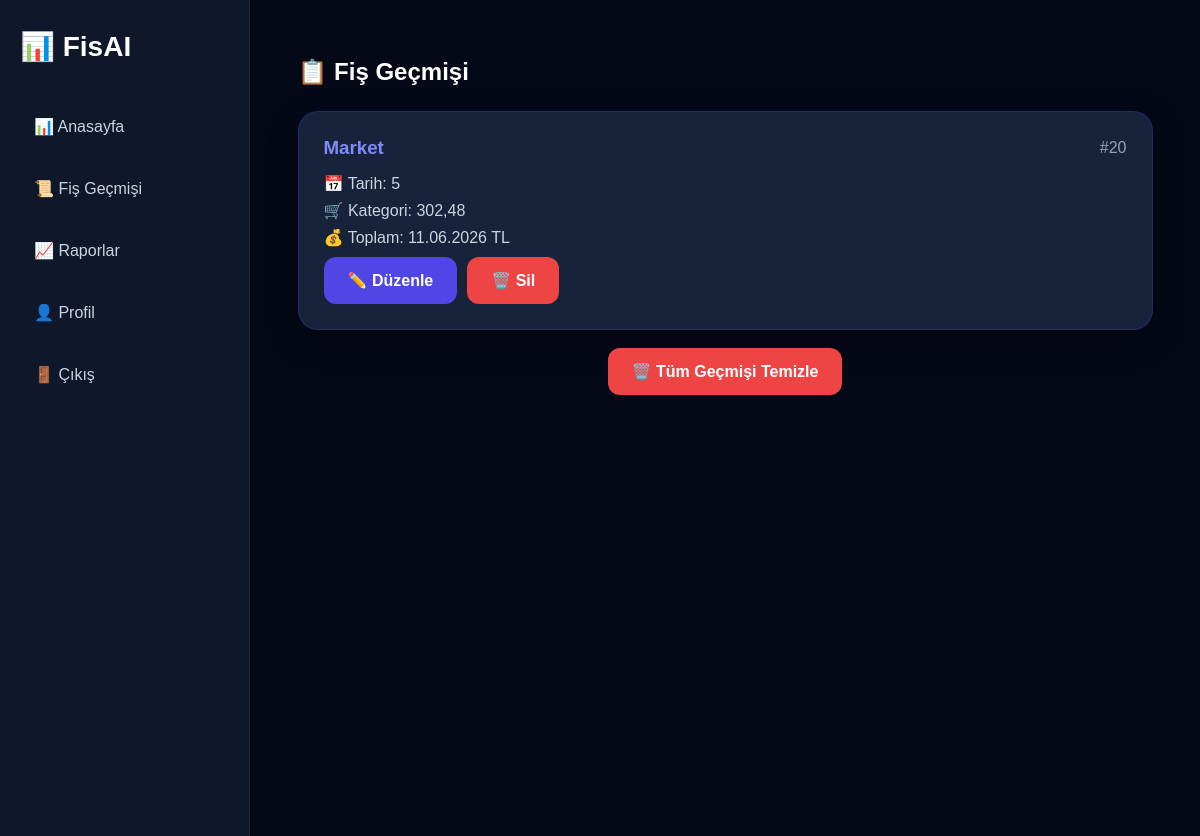
The app's page /receipts (signed in), older data.
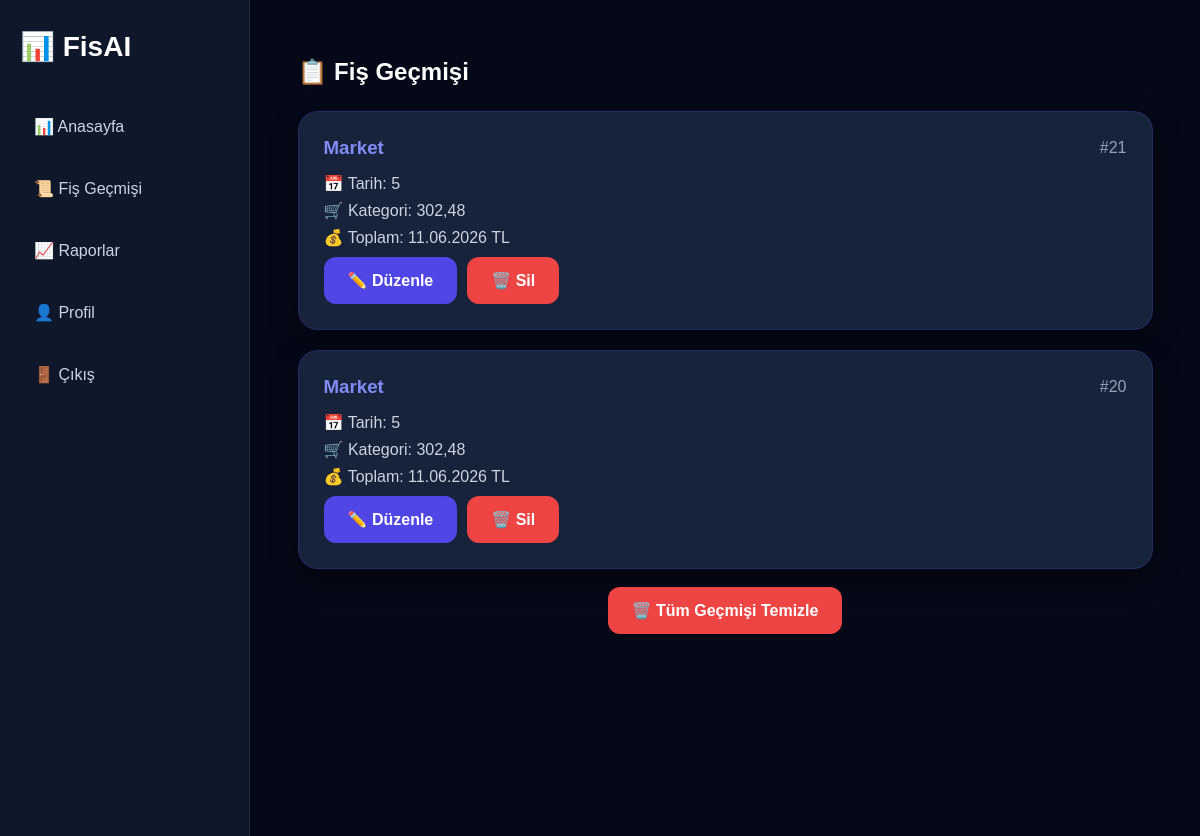
The same page, newer data.
### tables this page shows
CREATE TABLE fisler (

    id INTEGER PRIMARY KEY AUTOINCREMENT,

    user_id INTEGER,

    tarih TEXT,
    toplam REAL,
    kategori TEXT,
    magaza TEXT,

    kdv REAL,
    dosya_adi TEXT,
    eklenme_tarihi TEXT,

    duzeltilmis INTEGER DEFAULT 0

, ai_yorum TEXT, ocr_text TEXT, kdv_orani TEXT);

### app.py (the view)
@app.route("/receipts")
def receipts():
    user_id = session.get("user_id")
    if not user_id:
        return redirect("/login")
    conn = sqlite3.connect("fisler.db")
    cursor = conn.cursor()
    cursor.execute(
        """
        SELECT *
        FROM fisler
        WHERE user_id=?
        ORDER BY id DESC
        """,
        (user_id,)
    )
    fisler = cursor.fetchall()
    conn.close()
    return render_template(
        "receipts.html",
        fisler=fisler
    )

### templates/receipts.html (shortened to what this page needs)
<!DOCTYPE html>
<html lang="tr">
<head>
    <link rel="stylesheet" href="/static/css/style.css">
</head>
<body>
<div class="layout">
    <div class="sidebar">
        <div class="logo">
            📊 FisAI
        </div>
        <div class="menu">
            <a href="/dashboard">📊 Anasayfa</a>
            <a href="/receipts" class="active-menu">📜 Fiş Geçmişi</a>
            <a href="/reports">📈 Raporlar</a>
             <a href="/uye_profil" class="active">👤 Profil</a>
            <a href="/logout">🚪 Çıkış</a>
        </div>
    </div>
    <div class="main-content">
        <div class="container">
            <h2>📋 Fiş Geçmişi</h2>
            <div class="receipt-list">
                {% for fis in fisler %}
                <div class="receipt-card">
                    <div class="receipt-header">
                        <h3>{{ fis[4] }}</h3>
                        <span>#{{ fis[0] }}</span>
                    </div>
                    <p>📅 Tarih: {{ fis[1] }}</p>
                    <p>🛒 Kategori: {{ fis[3] }}</p>
                    <p>💰 Toplam: {{ fis[2] }} TL</p>
                    <div style="margin-top:10px; display:flex; gap:10px;">
                        <a href="/edit/{{ fis[0] }}" class="btn">
                            ✏️ Düzenle
                        </a>
                        <a href="/delete/{{ fis[0] }}"
                           class="btn logout-btn"
                           onclick="return confirm('Bu fişi silmek istediğine emin misin?')">
                            🗑️ Sil
                        </a>
                    </div>
                </div>
                {% endfor %}
            </div>
            <br>
            <div style="display:flex; justify-content:center;">
                <a
                    href="/delete_all"
                    class="btn logout-btn"
                    onclick="return confirm('Tüm fiş geçmişini silmek istediğinize emin misiniz?')"
                >
                    🗑️ Tüm Geçmişi Temizle
                </a>
            </div>
        </div>
    </div>
</div>
</body>
</html>

### static/css/style.css (style rules this page uses)
* { margin:0; padding:0; box-sizing:border-box; }
body { font-family:Arial,sans-serif; background:#050816; color:white; }
.btn, .primary-btn { background:#4f46e5; color:white; padding:14px 24px; border:none; border-radius:12px; text-decoration:none; cursor:pointer; font-weight:600; transition:.3s; }
.logout-btn { background:#ef4444; }
.logo { font-size:34px; font-weight:700; color:white; }
.container { width:90%; max-width:1200px; margin:40px auto; }
.container h2 { color:white; margin-bottom:25px; }
.receipt-list { display:flex; flex-direction:column; gap:20px; }
.receipt-card { background:#17233a; border-radius:20px; padding:25px; border:1px solid rgba(79,70,229,.25); box-shadow:0 10px 30px rgba(0,0,0,.25); transition:.3s; }
.receipt-header { display:flex; justify-content:space-between; align-items:center; margin-bottom:15px; }
.receipt-header h3 { color:#818cf8; }
.receipt-header span { color:#94a3b8; }
.receipt-card p { margin:8px 0; color:#cbd5e1; }
.layout { display:flex; min-height:100vh; }
.sidebar { width:250px; background:#0f172a; border-right:1px solid rgba(255,255,255,.08); padding:30px 20px; position:fixed; left:0; top:0; bottom:0; }
.logo { color:white; font-size:28px; font-weight:700; margin-bottom:40px; }
.menu { display:flex; flex-direction:column; gap:15px; }
.menu a { color:#cbd5e1; text-decoration:none; padding:14px; border-radius:12px; transition:.3s; }
.main-content { margin-left:250px; width:100%; }

Row changes from the older to the newer data that the page shows:
added fisler: kategori "Market", id "21", user "5", toplam "302,48", tarih "11.06.2026"
